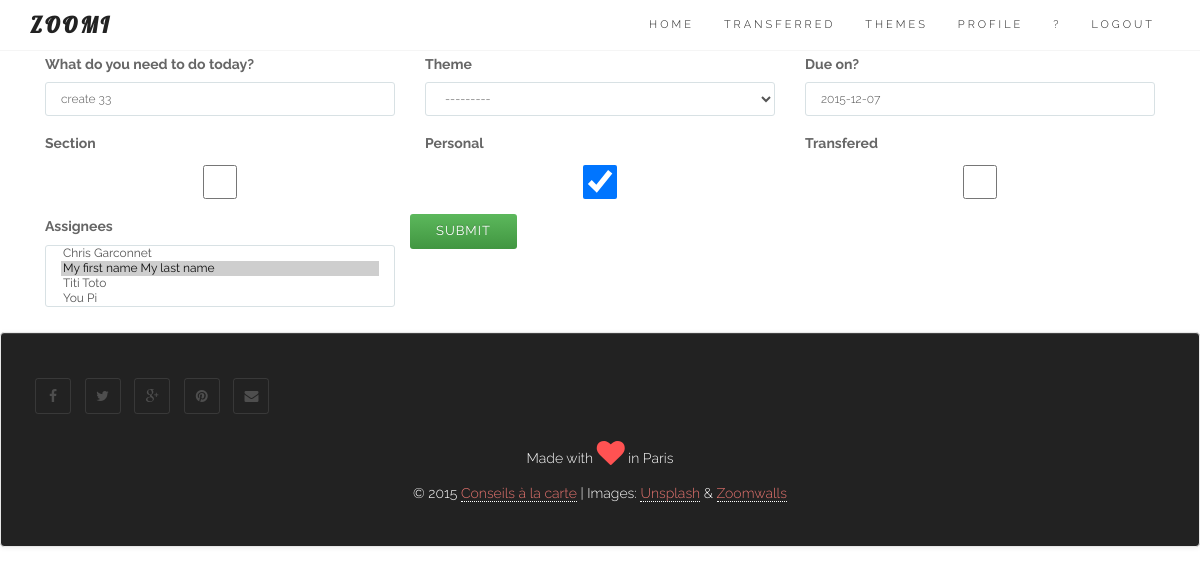
/entries/39/ (signed in), run on an earlier commit of the app's database.
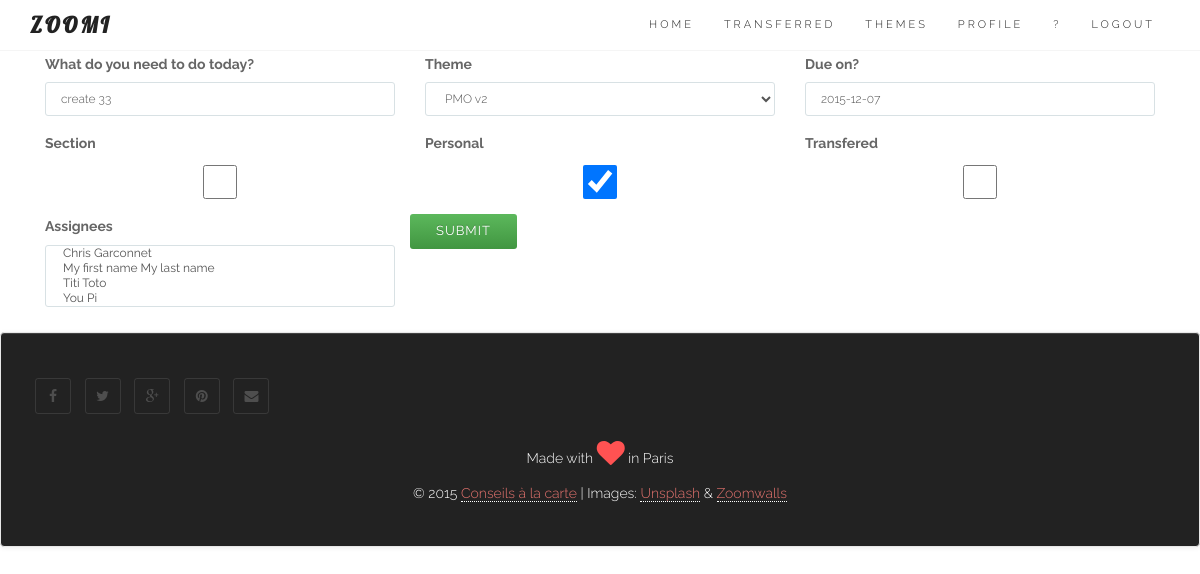
And on a later commit of the database.
### core/models.py (models this page shows, shortened)
class Entry(models.Model):
	user = models.ForeignKey(User)
	name = models.CharField(max_length=100)
	data = models.CharField(max_length=200, blank=True)
	order = models.IntegerField(default=1000)
	duedate = models.DateField(null=True, blank=True)
	done = models.BooleanField(default=False) # 0 = to do / 1 = completed
	impediment = models.BooleanField(default=False) # 0 = No / 1 = Yes
	transfered = models.BooleanField(default=False) # 0 = No / 1 = Yes = no longer in your List
	personal = models.BooleanField(default=False) # 0 = No / 1 = Yes
	assignees = models.ManyToManyField(User, related_name='assignees',blank=True)
	section = models.BooleanField(default=False) # 0 = No / 1 = Yes
	created_at = models.DateTimeField(auto_now_add=True)
	completed_on = models.DateTimeField(null=True, blank=True)
	theme = models.ForeignKey(Theme, null=True, blank=True)
	class Meta:
		ordering = ['order']
		verbose_name_plural = "entries"

### core/views.py (the view, shortened to what this page needs)
# urls.py: url(r'^entries/(?P<pk>\d+)/$', login_required(coreviews.EntryUpdateView.as_view()), name='detail'),
class EntryUpdateView(UpdateView): # re-used from v2
	model = coremodels.Entry
	template_name = 'base/form.html'
	form_class = coremodels.EntryUpdateForm
	def get_queryset(self):
		base_qs = super(EntryUpdateView, self).get_queryset()
		return base_qs.filter(Q(user=self.request.user) | Q(assignees=self.request.user))
	def get_form_kwargs(self):
		kwargs = super(EntryUpdateView, self).get_form_kwargs()
		kwargs['user'] = self.request.user
		return kwargs

### core/models.py
class EntryUpdateForm(ModelForm):
	class Meta:
		model = Entry
		fields = ['name','theme','duedate','section','personal','transfered','assignees'] # the fields on the edit page
	def __init__(self, *args, **kwargs): # current_business, as parameter (cf Creeam)
		self.request = kwargs.pop('request', None)
		current_user = kwargs.pop('user')
		super(EntryUpdateForm, self).__init__(*args, **kwargs)
		self.fields['name'].label = "What do you need to do today?"
		self.fields['duedate'].label = "Due on?"
		self.fields['duedate'].widget.attrs['placeholder'] = "YYYY-MM-DD"
		self.fields['name'].widget.attrs['autofocus'] = "on"
		users = User.objects.all()
		self.fields['assignees'].choices = [(user.pk, user.get_full_name()) for user in users]
		self.fields['theme'].queryset = Theme.objects.filter(user=current_user)

### core/models.py (called while the page is built)
	def __str__(self):
		return str(self.name)

### templates/base/form.html (shortened to what this page needs)
{% extends "base/theme.html" %}
{% load staticfiles %}
{% load widget_tweaks %}
{% block content %}
<link rel="stylesheet" href="{% static "css/zoomi.css" %}">
<section id="services">
<div class="container">
<div class="row">
{% if form %}
<div class="col-md-12">
<form action="" method="post" enctype="multipart/form-data">{% csrf_token %}{{ form.media }}
{% for field in form %}
<div class="col-md-4">
	<div class="form-group warning">
	<label for="exampleInputFile">{{ field.label }}</label>
	{{ field|add_class:"form-control"}}
	</div>
</div>
{% endfor %}
<input type="submit" class="btn btn-success" role="button" value="{{ verb|default:"Submit" }}" />
</form>
</div>
{% endif %}
</div>
</div>
</section>
<p>
{% endblock %}

What changed in the data, as far as the page shows it:
changed Entry "create 33": theme "---------" → "PMO v2"
Also different on the page:
form field assignees: "Chris Garconnet / My first name My last name ☑ / Titi Toto / You Pi" → "Chris Garconnet / My first name My last name / Titi Toto / You Pi"
